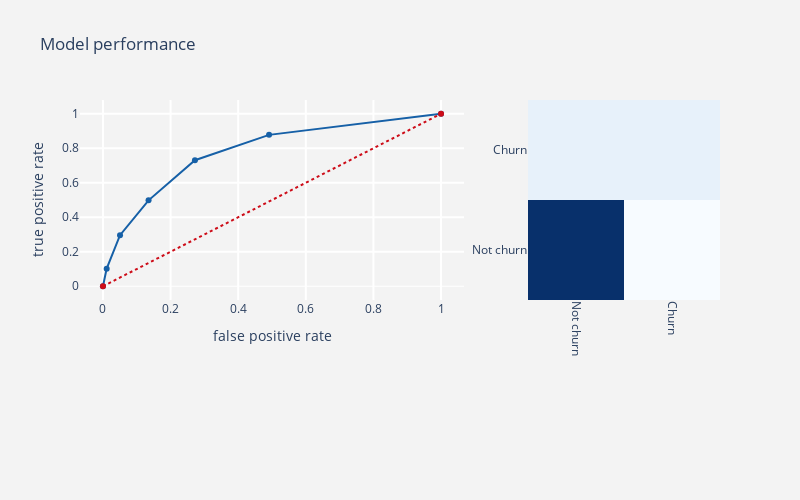

Notebook cell for this chart:
### Markdown cell above
### KNN Classifier

### Code cell
def telecom_churn_prediction_alg(algorithm, X_train, X_test,
                                 y_train, y_test,threshold_plot = True) :
    
    #model
    algorithm.fit(X_train, y_train)
    predictions   = algorithm.predict(X_test)
    probabilities = algorithm.predict_proba(X_test)
    
    print (algorithm)
    print ("\n Classification report : \n",classification_report(y_test,predictions))
    print ("Accuracy Score   : ",accuracy_score(y_test,predictions))
    #confusion matrix
    conf_matrix = confusion_matrix(y_test,predictions)
    #roc_auc_score
    model_roc_auc = roc_auc_score(y_test,predictions) 
    print ("Area under curve : ",model_roc_auc)
    fpr,tpr,thresholds = roc_curve(y_test,probabilities[:,1])
     
    #plot roc curve
    trace1 = go.Scatter(x = fpr,y = tpr,
                        name = "Roc : " + str(model_roc_auc),
                        line = dict(color = ('rgb(22, 96, 167)'),width = 2),
                       )
    trace2 = go.Scatter(x = [0,1],y=[0,1],
                        line = dict(color = ('rgb(205, 12, 24)'),width = 2,
                        dash = 'dot'))
    
    #plot confusion matrix
    trace3 = go.Heatmap(z = conf_matrix ,x = ["Not churn","Churn"],
                        y = ["Not churn","Churn"],
                        showscale  = False,colorscale = "Blues",name = "matrix",
                        xaxis = "x2",yaxis = "y2"
                       )
    
    layout = go.Layout(dict(title="Model performance" ,
                            autosize = False,height = 500,width = 800,
                            showlegend = False,
                            plot_bgcolor  = "rgb(243,243,243)",
                            paper_bgcolor = "rgb(243,243,243)",
                            xaxis = dict(title = "false positive rate",
                                         gridcolor = 'rgb(255, 255, 255)',
                                         domain=[0, 0.6],
                                         ticklen=5,gridwidth=2),
                            yaxis = dict(title = "true positive rate",
                                         gridcolor = 'rgb(255, 255, 255)',
                                         zerolinewidth=1,
                                         ticklen=5,gridwidth=2),
                            margin = dict(b=200),
                            xaxis2=dict(domain=[0.7, 1],tickangle = 90,
                                        gridcolor = 'rgb(255, 255, 255)'),
                            yaxis2=dict(anchor='x2',gridcolor = 'rgb(255, 255, 255)')
                           )
                  )
    data = [trace1,trace2,trace3]
    fig = go.Figure(data=data,layout=layout)
    
    py.iplot(fig)
    
    if threshold_plot == True : 
        visualizer = DiscriminationThreshold(algorithm)
        visualizer.fit(X_train, y_train)
        visualizer.poof()

    
from sklearn.neighbors import KNeighborsClassifier
knn = KNeighborsClassifier(algorithm='auto', leaf_size=30, metric='minkowski',
           metric_params=None, n_jobs=1, n_neighbors=5, p=2,
           weights='uniform')
telecom_churn_prediction_alg(knn,X_train, X_test,
                             y_train,y_test,threshold_plot = True)

### Figure 1 — Plotly figure (JSON) as saved in the notebook; plotly's stock layout.template omitted (floating-point values rounded to 4 significant figures)
{"data": [{"line": {"color": "rgb(22, 96, 167)", "width": 2}, "name": "Roc : 0.6815505697547157", "type": "scatter", "x": [0, 0.01104, 0.05047, 0.1349, 0.2721, 0.4913, 1], "y": [0, 0.102, 0.2959, 0.498, 0.7306, 0.8776, 1]}, {"line": {"color": "rgb(205, 12, 24)", "dash": "dot", "width": 2}, "type": "scatter", "x": [0, 1], "y": [0, 1]}, {"colorscale": [[0, "rgb(247,251,255)"], [0.125, "rgb(222,235,247)"], [0.25, "rgb(198,219,239)"], [0.375, "rgb(158,202,225)"], [0.5, "rgb(107,174,214)"], [0.625, "rgb(66,146,198)"], [0.75, "rgb(33,113,181)"], [0.875, "rgb(8,81,156)"], [1, "rgb(8,48,107)"]], "name": "matrix", "showscale": false, "type": "heatmap", "x": ["Not churn", "Churn"], "xaxis": "x2", "y": ["Not churn", "Churn"], "yaxis": "y2", "z": [[1097, 171], [246, 244]]}], "layout": {"autosize": false, "height": 500, "margin": {"b": 200}, "paper_bgcolor": "rgb(243,243,243)", "plot_bgcolor": "rgb(243,243,243)", "showlegend": false, "title": {"text": "Model performance"}, "width": 800, "xaxis": {"domain": [0, 0.6], "gridcolor": "rgb(255, 255, 255)", "gridwidth": 2, "ticklen": 5, "title": {"text": "false positive rate"}}, "xaxis2": {"domain": [0.7, 1], "gridcolor": "rgb(255, 255, 255)", "tickangle": 90}, "yaxis": {"gridcolor": "rgb(255, 255, 255)", "gridwidth": 2, "ticklen": 5, "title": {"text": "true positive rate"}, "zerolinewidth": 1}, "yaxis2": {"anchor": "x2", "gridcolor": "rgb(255, 255, 255)"}}}
